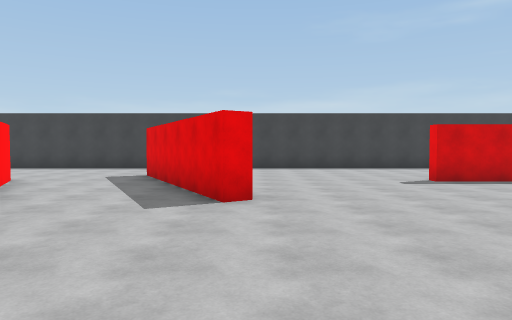
view 1 (above)

16 first-person views from a walk through a Unity game level. The camera is 1.5 m above the floor, tilts 2° down and sees 70° across. The floor is counted in squares, 2 m on a side. Each view is taken from the middle of a square. On the plan, view 1 faces up. The plan holds only what a view shows up to about 11 squares ahead; the rest is blank. The place goes on beyond the plan. The player character is not drawn.

view 2
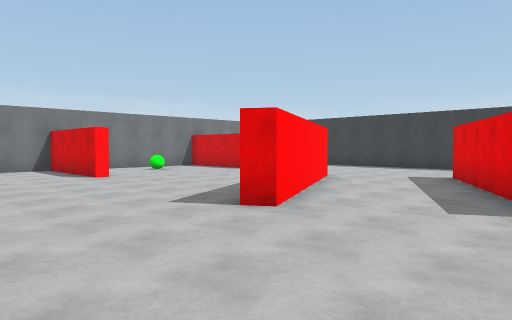

view 3
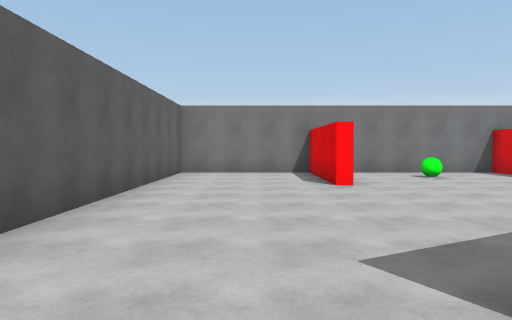

view 4
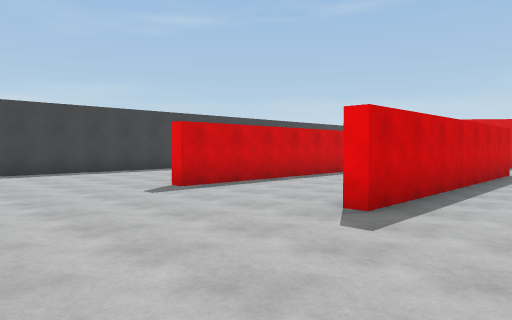

view 5
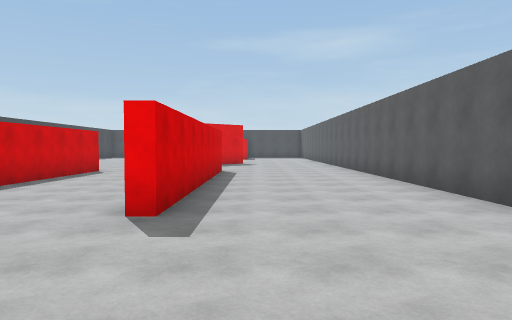

view 6
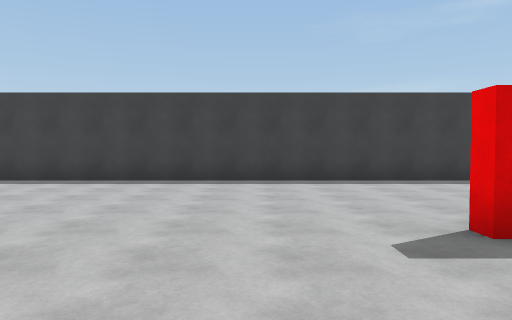

view 7
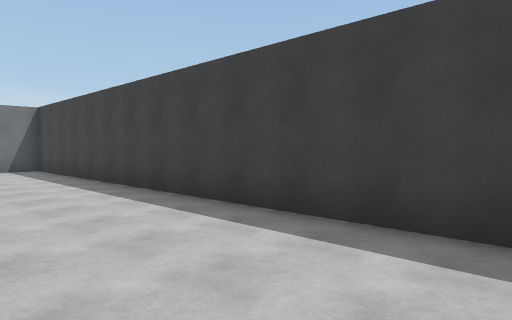

view 8
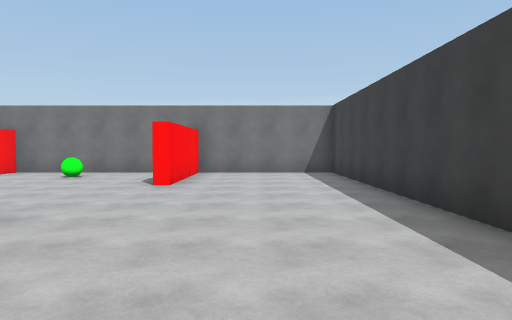

view 9
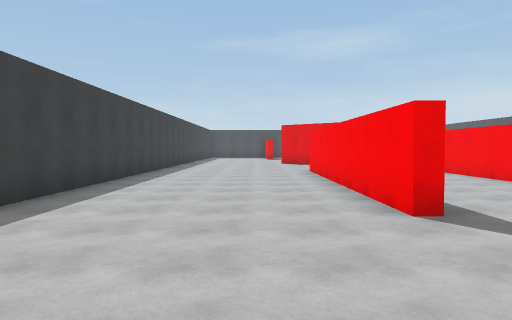

view 10
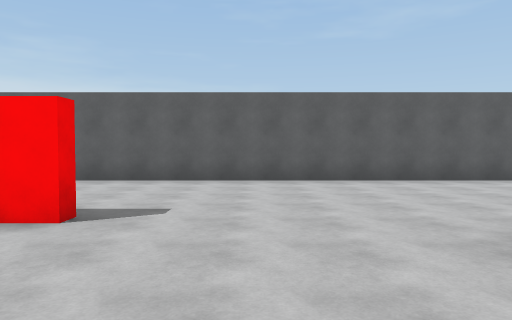

view 11
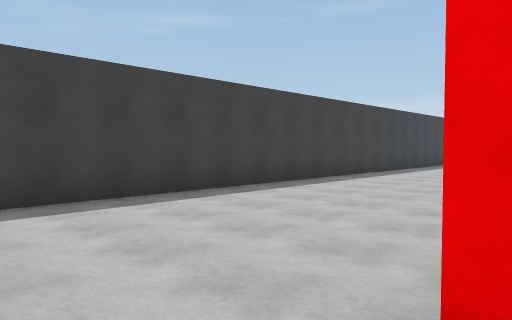

view 12
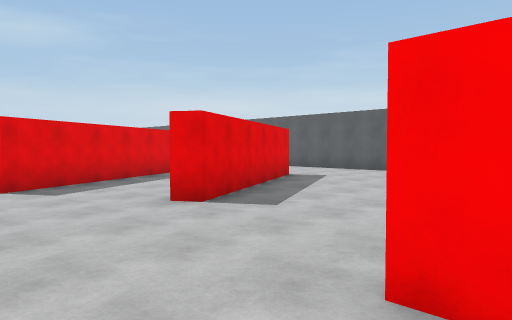

view 13
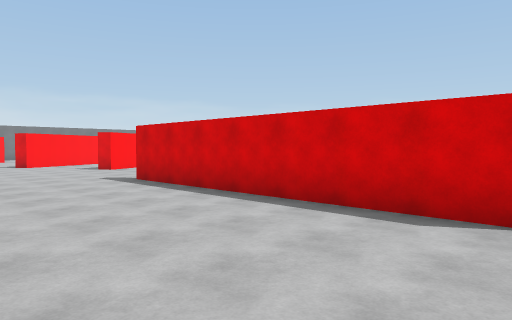

view 14
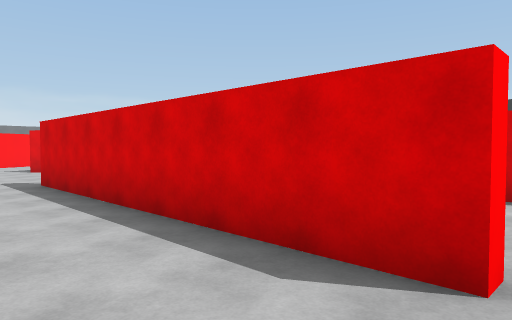

view 15
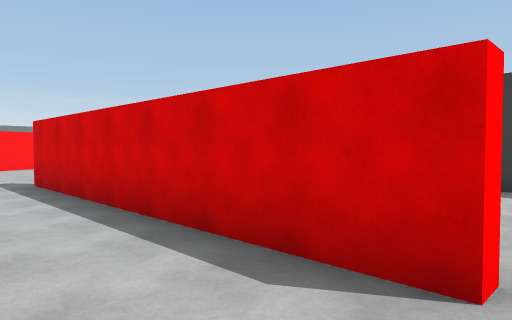

view 16
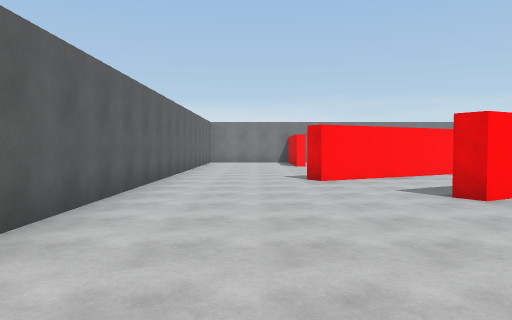

### Floor plan
Points are (right, up) in squares from view 1. A wall is a line through its corners. A room is listed if a view was taken in it or the views show most of it. See-through windows are left out.
Room 1 (views 1, 2, 3, 4, 5, 6, 7, 8, 9, 10, 11, 12, 13, 14, 15, 16)
walls: (-0.3, 5.8) (0, 5.2) (-0.5, 4.9) (-2.9, 9.8); (-3.1, 3.5) (-3.5, 3.2) (-5.9, 8) (-5.5, 8.2) (-3.1, 3.5); (7.9, 4.4) (10.9, 4.4); (-9.2, 4) (-9.2, 3.6) (-12.8, 3.6) (-12.8, -0.2) (11, -0.2); (11.6, 8.4) (11.6, 8) (3.9, 8) (3.9, 8.3) (10.9, 8.3); (11.6, 4.5) (11.6, 4.1) (3.9, 4.1) (3.9, 4.4) (4.6, 4.4); (-11.9, 9) (-12.8, 9) (-12.8, 3.9) (-12, 3.9); (12.5, 13.2) (-12.8, 13.2) (-12.8, 9.3) (-9.2, 9.3) (-9.2, 8.9)
objects: other object (-11, 6)

Positions as (right, up) in squares from view 1, and headings:
1: (0, 0), facing up
2: (0, 0), facing up-left
3: (-2, 2), facing left
4: (0, 2), facing up-right
5: (0, 3), facing right
6: (2, 5), facing up
7: (0, 10), facing up-left
8: (-2, 11), facing left
9: (0, 10), facing right
10: (2, 8), facing down
11: (3, 8), facing up-right
12: (-10, 11), facing down-right
13: (12, 0), facing up-left
14: (12, 2), facing up-left
15: (12, 6), facing up-left
16: (5, 2), facing left
